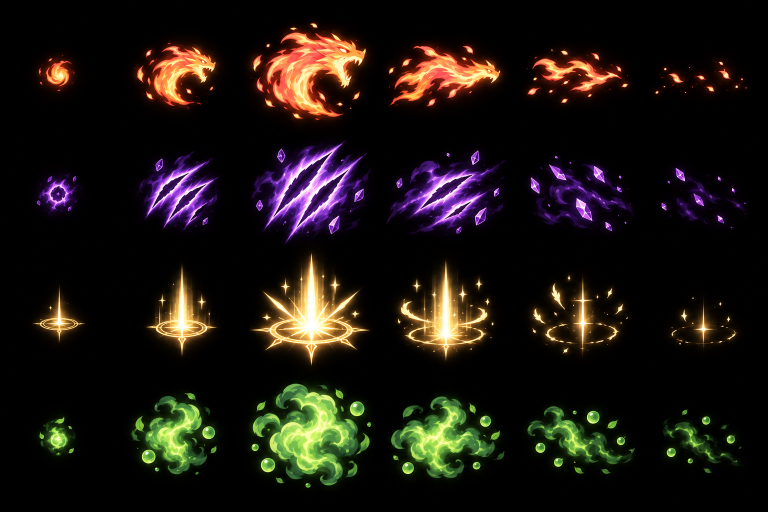
#> input picture game/assets/attacks/attack-arcane.png, 1536 x 1024 px (shown at 1/2 size)
$ python -i check_icons.py   (imports and definitions only)
#> lines starting #> are read from the running program, lines starting #| are printed output that depends on the picture; after the words box and inside, x2 and y2 are one past the last pixel; in counts of white or black regions, pixels touching at a corner belong together
#> further down, picture is the input picture: PIL image 1536x1024 RGB; mean R, G, B 27.8, 21.9, 16.7
"""Audit semantic icon assets, all skill mappings, and actual Godot UI rendering.

Default: Pillow asset checks, Godot import, 1510-node model check, and thirteen
screenshots. --assets-only needs Python/Pillow only. GODOT_EXE selects Godot 4.6.
"""
from __future__ import annotations

import argparse
from collections import defaultdict
import hashlib
import json
import os
from pathlib import Path
import re
import subprocess
import sys
import time

from PIL import Image, ImageChops, ImageStat

from engine_path import ROOT, engine, hidden_options

SIZES = (24, 32, 48)
CAPTURES = [f"gallery-{size}" for size in SIZES] + [
    "skills-mage", "skills-gambler", "skills-summoner", "stats", "hud", "inventory", "portal", "codex",
    "battle-check", "battle-down-empty",
]


def chroma_mask(image: Image.Image) -> Image.Image:
    """Return a classification mask matching gat_chroma; source pixels stay intact."""
    red, green, blue = image.convert("RGB").split()
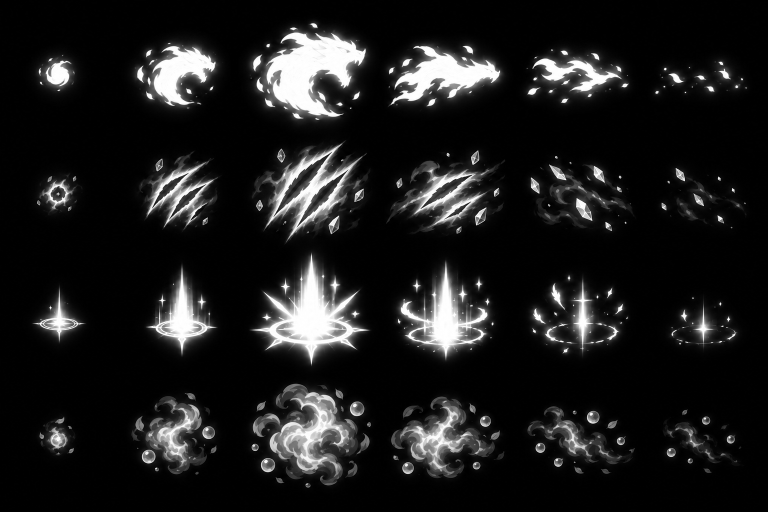
#> red: PIL image 1536x1024 L (shown at 1/2 size); min 0, max 255, mean 27.8
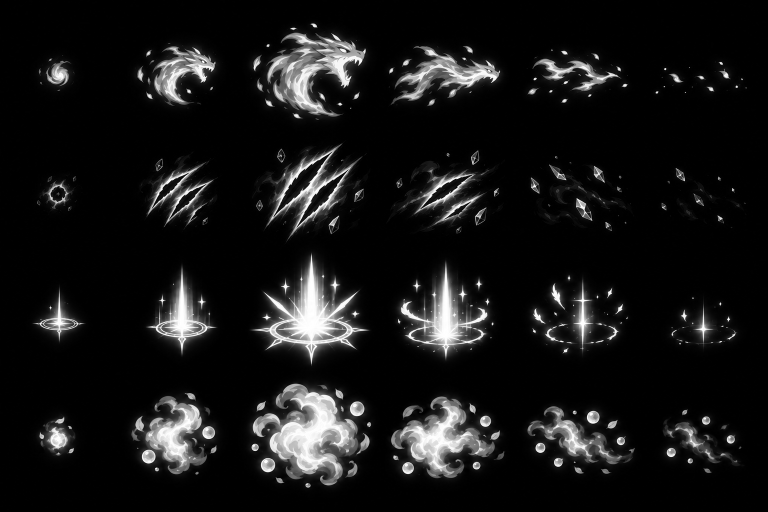
#> green: PIL image 1536x1024 L (shown at 1/2 size); min 0, max 255, mean 21.9
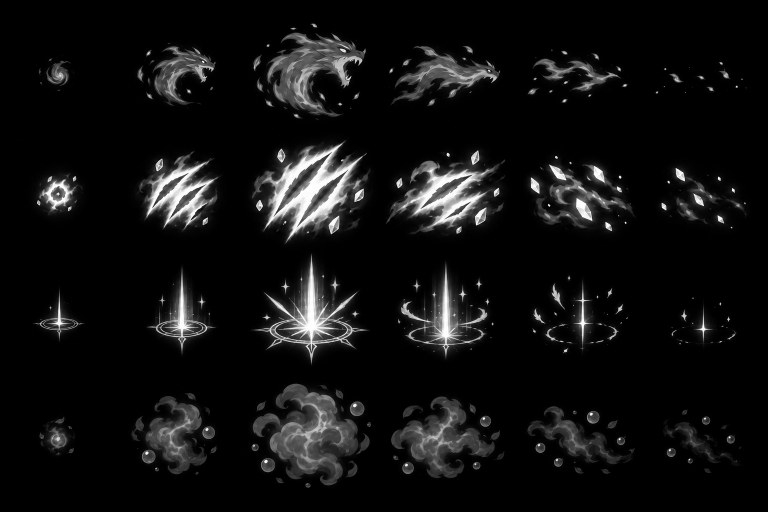
#> blue: PIL image 1536x1024 L (shown at 1/2 size); min 0, max 255, mean 16.7
    red = red.point(lambda value: 255 if value >= 166 else 0)
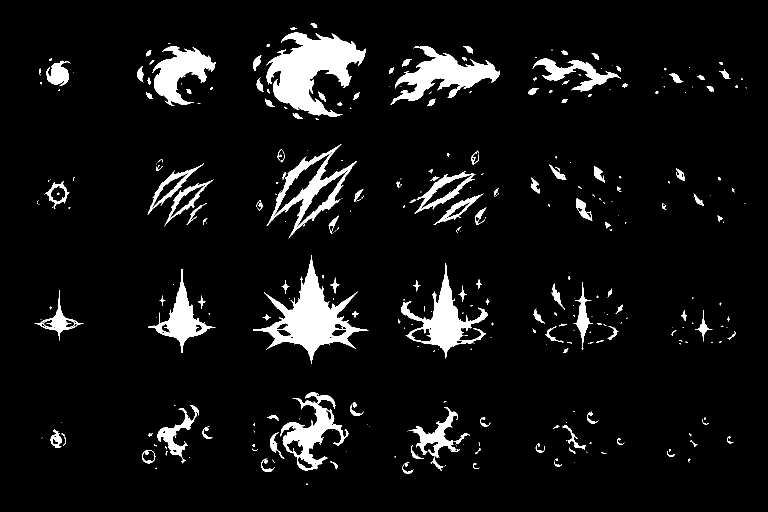
#> red: PIL image 1536x1024 L (shown at 1/2 size); 6.9% white; 358 white regions (207 under 20 px), largest, box (x1, y1, x2, y2) and area: (533, 65, 731, 234) 16836, (506, 510, 737, 728) 13928, (781, 92, 1000, 210) 9451
    green = green.point(lambda value: 255 if value <= 89 else 0)
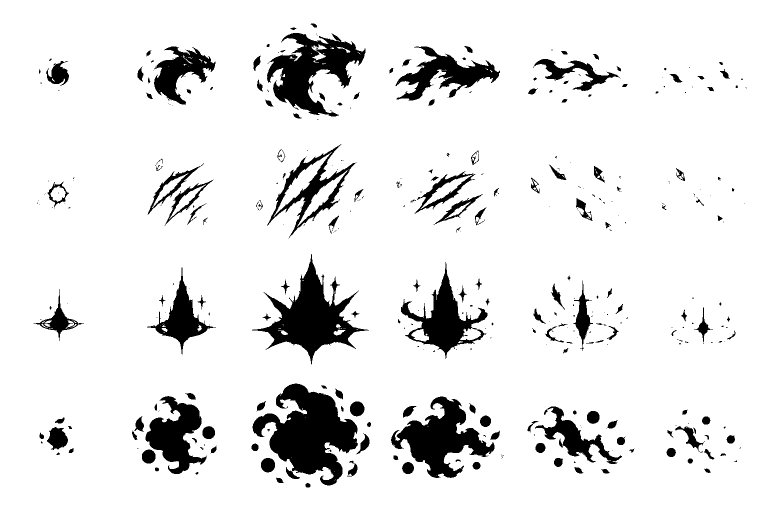
#> green: PIL image 1536x1024 L (shown at 1/2 size); 90.2% white; 394 black regions (218 under 20 px), largest, box (x1, y1, x2, y2) and area: (505, 767, 716, 971) 21858, (504, 508, 738, 729) 16200, (534, 66, 731, 233) 14773
    blue = blue.point(lambda value: 255 if value >= 166 else 0)
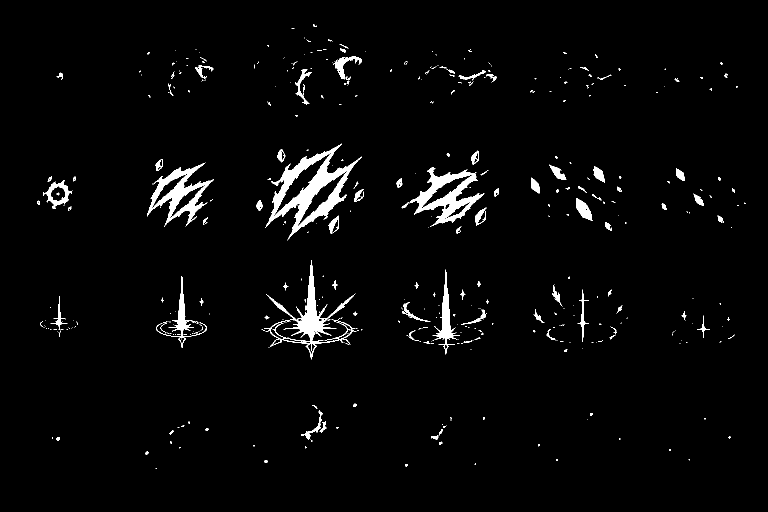
#> blue: PIL image 1536x1024 L (shown at 1/2 size); 2.8% white; 452 white regions (344 under 20 px), largest, box (x1, y1, x2, y2) and area: (531, 287, 724, 481) 9822, (817, 335, 969, 454) 5878, (294, 325, 428, 454) 5136
    return ImageChops.multiply(ImageChops.multiply(red, green), blue)
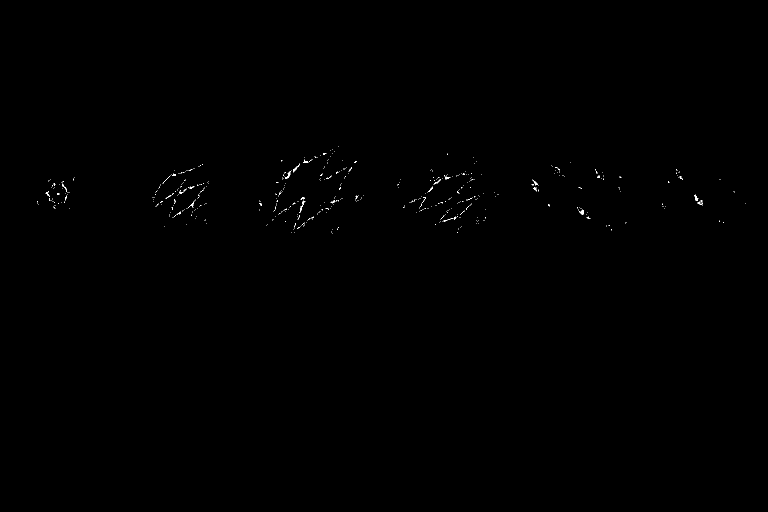
#> returned value: PIL image 1536x1024 L (shown at 1/2 size); 0.13% white in thin lines or dots, all inside (x1, y1, x2, y2) = (75, 293, 1491, 467)


# [233 lines left out: functions audit_assets, audit_rendered_captures, main, not called in this run]


# [2 lines not run here, left out]

>>> from PIL import Image
>>> picture = Image.open('../game/assets/attacks/attack-arcane.png')
>>> result = chroma_mask(picture)

$ run again, on game/assets/attacks/attack-elements.png
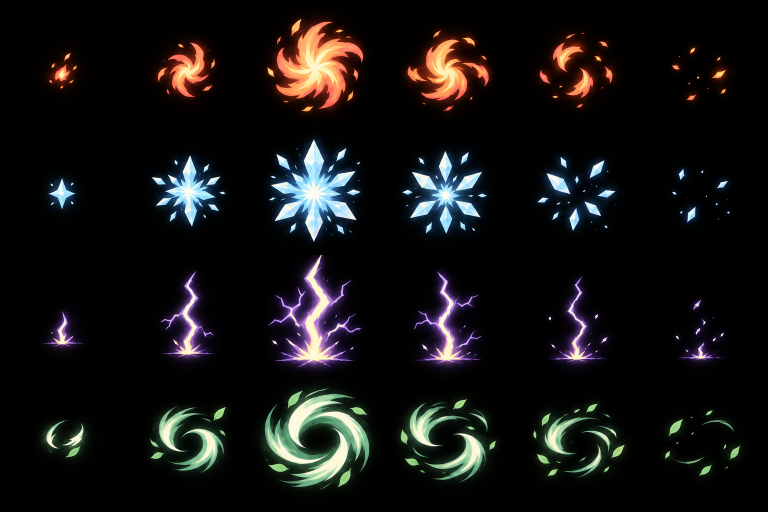
#> input picture game/assets/attacks/attack-elements.png, 1536 x 1024 px (shown at 1/2 size)
#> picture is the input picture: PIL image 1536x1024 RGB; mean R, G, B 20.5, 19.5, 19.1
#> in chroma_mask, `red = red.point(lambda value: 255 if value >= 166 else 0)`:
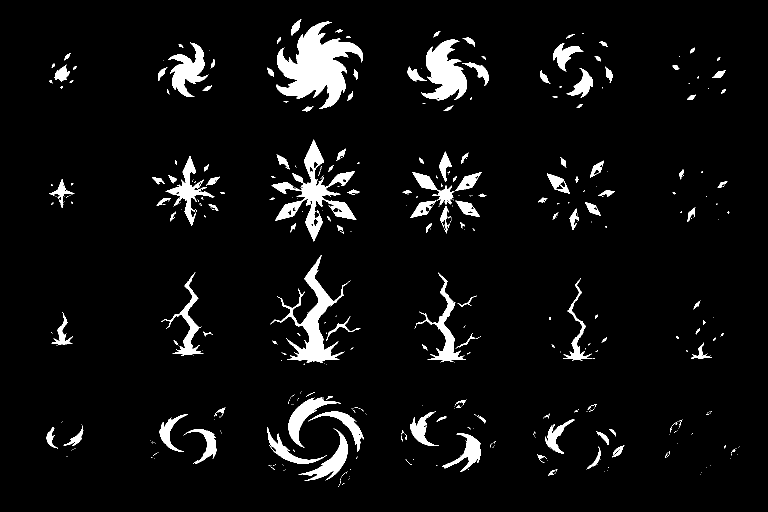
#> red: PIL image 1536x1024 L (shown at 1/2 size); 5.5% white; 443 white regions (310 under 20 px), largest, box (x1, y1, x2, y2) and area: (553, 43, 726, 218) 14022, (543, 279, 713, 483) 8094, (540, 510, 701, 725) 7182
#> in chroma_mask, `blue = blue.point(lambda value: 255 if value >= 166 else 0)`:
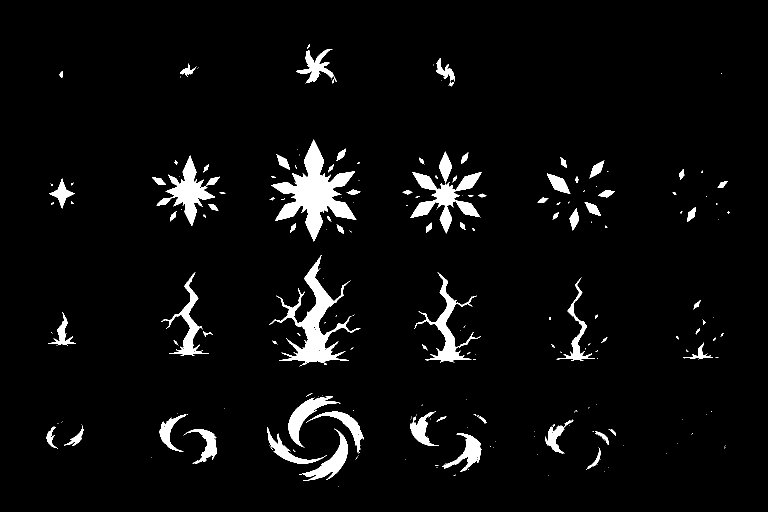
#> blue: PIL image 1536x1024 L (shown at 1/2 size); 4.5% white; 239 white regions (156 under 20 px), largest, box (x1, y1, x2, y2) and area: (542, 279, 713, 483) 11888, (538, 510, 721, 729) 8758, (821, 344, 964, 467) 5659

$ run again, on game/assets/attacks/attack-martial-wide.png
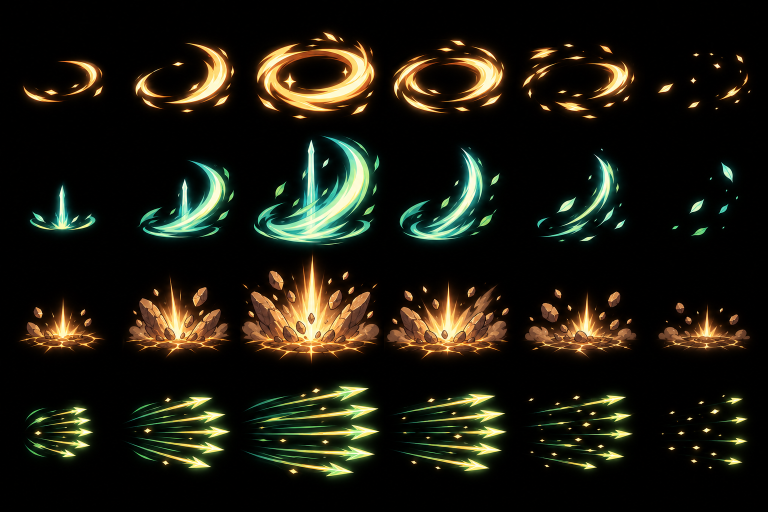
#> input picture game/assets/attacks/attack-martial-wide.png, 1536 x 1024 px (shown at 1/2 size)
#> picture is the input picture: PIL image 1536x1024 RGB; mean R, G, B 28.8, 27, 16.3
#> in chroma_mask, `red = red.point(lambda value: 255 if value >= 166 else 0)`:
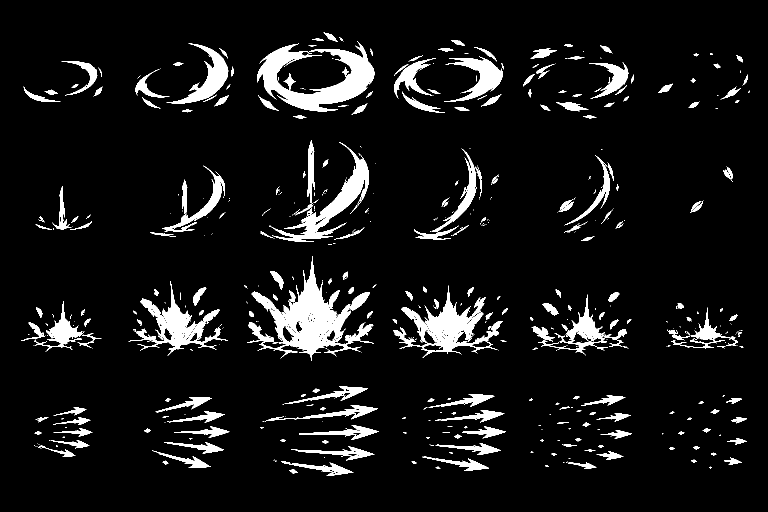
#> red: PIL image 1536x1024 L (shown at 1/2 size); 7.7% white; 546 white regions (302 under 20 px), largest, box (x1, y1, x2, y2) and area: (494, 512, 748, 722) 14919, (514, 82, 749, 223) 12715, (786, 571, 1006, 716) 8051
#> in chroma_mask, `blue = blue.point(lambda value: 255 if value >= 166 else 0)`:
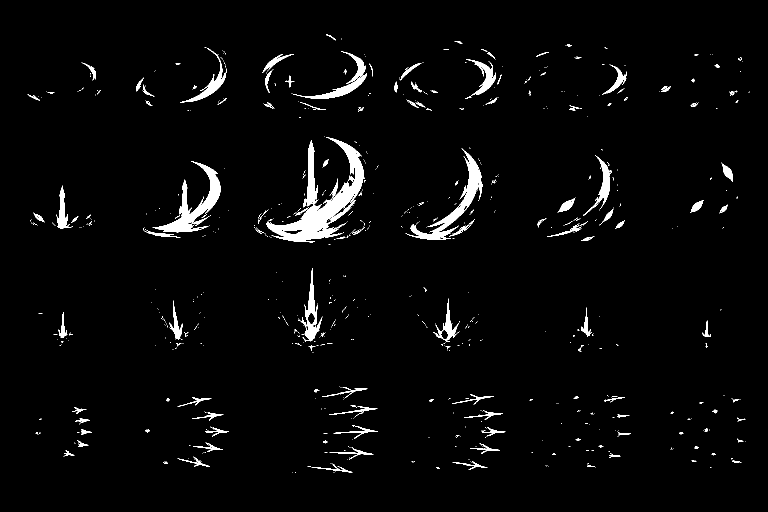
#> blue: PIL image 1536x1024 L (shown at 1/2 size); 2.9% white; 723 white regions (585 under 20 px), largest, box (x1, y1, x2, y2) and area: (533, 274, 727, 485) 11413, (305, 322, 441, 465) 4720, (811, 297, 965, 479) 4398
